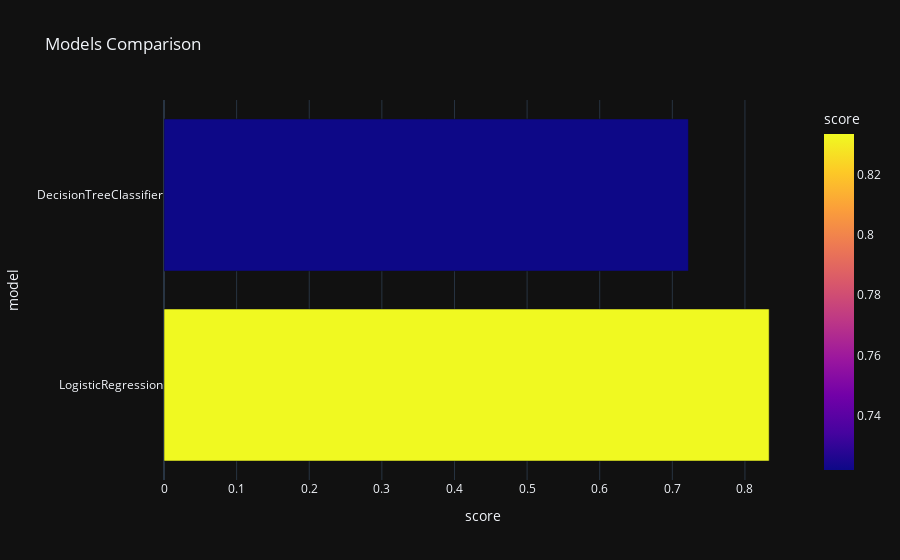

The code cell stored with this chart in its notebook:
### Code cell
px.bar(data_frame = model, x = 'score', y = 'model', color = 'score', template = 'plotly_dark', title = 'Models Comparison')

### Figure 1 — Plotly figure (JSON) as saved in the notebook; plotly's stock layout.template omitted (floating-point values rounded to 4 significant figures)
{"data": [{"alignmentgroup": "True", "hovertemplate": "score=%{marker.color}<br>model=%{y}<extra></extra>", "legendgroup": "", "marker": {"color": [0.8333, 0.7222], "coloraxis": "coloraxis", "pattern": {"shape": ""}}, "name": "", "offsetgroup": "", "orientation": "h", "showlegend": false, "textposition": "auto", "type": "bar", "x": [0.8333, 0.7222], "xaxis": "x", "y": ["LogisticRegression", "DecisionTreeClassifier"], "yaxis": "y"}], "layout": {"barmode": "relative", "coloraxis": {"colorbar": {"title": {"text": "score"}}, "colorscale": [[0, "#0d0887"], [0.1111, "#46039f"], [0.2222, "#7201a8"], [0.3333, "#9c179e"], [0.4444, "#bd3786"], [0.5556, "#d8576b"], [0.6667, "#ed7953"], [0.7778, "#fb9f3a"], [0.8889, "#fdca26"], [1, "#f0f921"]]}, "legend": {"tracegroupgap": 0}, "title": {"text": "Models Comparison"}, "xaxis": {"anchor": "y", "domain": [0, 1], "title": {"text": "score"}}, "yaxis": {"anchor": "x", "domain": [0, 1], "title": {"text": "model"}}}}
